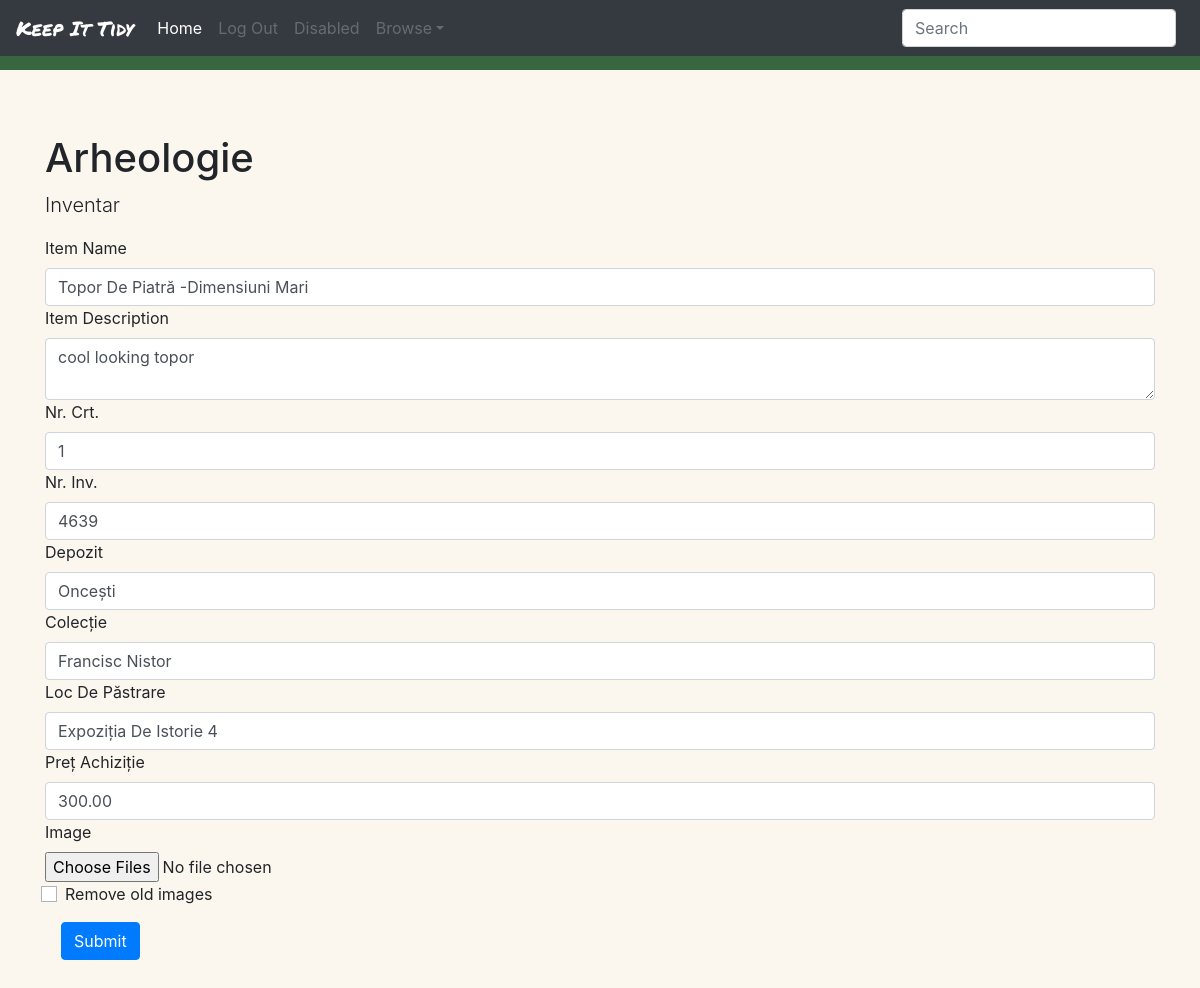
The page /edit_item/3747 on the database as committed earlier.
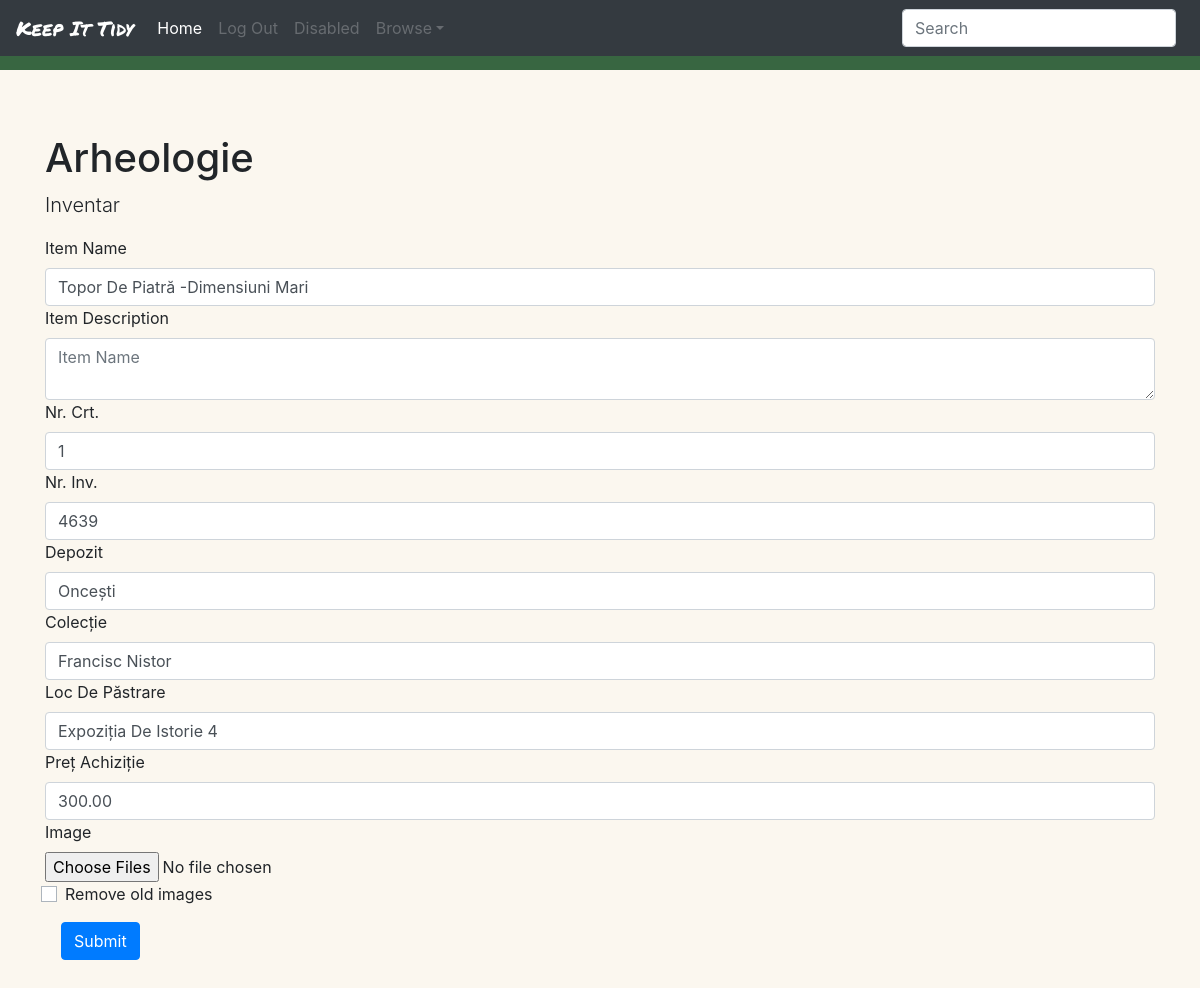
The same page on the database as committed later.
### KeepItTidy/models.py (models this page shows, shortened)
class Collection(models.Model):
	user = models.ForeignKey(User, on_delete=models.CASCADE, related_name="collection")
	name = models.CharField(max_length=200)
	description = models.CharField(max_length=200)

class Item(models.Model):
	name = models.CharField(max_length=200, default="item_name")
	description = models.TextField(max_length=400, null=True)
	user = models.ForeignKey(User, on_delete=models.CASCADE, related_name="item")
	collection = models.ForeignKey(Collection, on_delete=models.CASCADE, related_name="item")
	def get_fields(self):
		fields = {"id": self.id, "name": self.name, "description": self.description, "col_id": self.collection.id}
		text_fields = TextField.objects.filter(item=self)
		if len(text_fields) > 0:
			for i in text_fields:
				fields[i.name] = i.text
		boolean_fields = BooleanField.objects.filter(item=self)
		if len(boolean_fields) > 0:
			for i in boolean_fields:
				fields[i.name] = i.boolean
		date_fields = DateField.objects.filter(item=self)
		if len(date_fields) > 0:
			for i in date_fields:
				fields[i.name] = i.date.strftime("%Y-%m-%d")
		number_fields = NumberField.objects.filter(item=self)
		if len(number_fields) > 0:
			for i in number_fields:
				fields[i.name] = i.number
		decimal_fields = DecimalField.objects.filter(item=self)
		if len(decimal_fields) > 0:
			for i in decimal_fields:
				fields[i.name] = i.decimal
		image_fields = ImageField.objects.filter(item=self)
		if len(image_fields) > 0:
			image_urls = []
			for i in image_fields:
				image_urls.append(i.image.url)
			fields[i.name] = image_urls # This dictionary object will return an array of urls
		else:
			fields["img_missing"] = []
		return fields

class FieldNameTypePair(models.Model):
	dictionary = models.ForeignKey(FieldDict, on_delete=models.CASCADE, related_name="name_type_pair")
	field_name = models.CharField(max_length=200)
	field_type = models.CharField(max_length=200)

class TextField(models.Model):
	name = models.CharField(max_length=200)
	collection = models.ForeignKey(Collection, on_delete=models.CASCADE, related_name="text_field")
	item = models.ForeignKey(Item, on_delete=models.CASCADE, related_name="text_field")
	text = models.CharField(max_length=500)

class DecimalField(models.Model):
	name = models.CharField(max_length=200)
	collection = models.ForeignKey(Collection, on_delete=models.CASCADE, related_name="decimal_field")
	item = models.ForeignKey(Item, on_delete=models.CASCADE, related_name="decimal_field")
	decimal = models.DecimalField(max_digits=1000, decimal_places=2)

### KeepItTidy/views.py (the view)
# urls.py: path("edit_item/<int:item_id>", views.edit_item, name="edit_item"),
def edit_item(request, item_id):
	current_user = request.user
	item = Item.objects.get(id=item_id)
	collection = Collection.objects.get(id=item.collection.id)
	remove_imgs = request.POST.get('removeCurrentImgs', False)
	field_dict = FieldDict.objects.get(collection=collection)
	fields = FieldNameTypePair.objects.filter(dictionary=field_dict)
	if request.method == "POST":
		if item.get_fields()['name'] == request.POST['itemName']:
			print("\nName hasn't changed\n")
		else:
			print("\nName has changed\n")
			item.name = request.POST['itemName']
			item.save()
		if item.get_fields()['description'] == request.POST['itemDescription']:
			print("\nDescription hasn't changed\n")
		else:
			print("\nDescription hasn't changed\n")
			item.description = request.POST['itemDescription']
			item.save()
		posts = request.POST.items()
		for key, value in posts:
			if key != 'itemName' and key != 'itemDescription':
				print(f"{key}: {value}")
				field_name = key.split(" / ")[0]
				field_type = key.split(" / ")[-1]
				create_field_obj(item, value, field_type, field_name, collection)
		if remove_imgs:
			for i in ImageField.objects.filter(item=item):
				i.delete()
		if len(request.FILES) > 0:
			for i in request.FILES:
				file_name = i.split(" / ")[0]
				file_type = i.split(" / ")[-1]
				for file in request.FILES.getlist(i):
					if file_type == "image":
						image = file
						field_obj = ImageField(name=file_name, collection=collection, item=item, image=image)
						field_obj.save()
		return render(request, 'keepittidy/edit_item.html', {
			"images": ImageField.objects.filter(item=item),
			"item": item.get_fields(),
			"user": current_user,
			"collection": collection,
			"fields": fields
			})
	else:
		return render(request, 'keepittidy/edit_item.html', {
			"images": ImageField.objects.filter(item=item),
			"item": item.get_fields(),
			"user": current_user,
			"collection": collection,
			"fields": fields
			})

### KeepItTidy/templates/keepittidy/edit_item.html (shortened to what this page needs)
{% extends "keepittidy/layout.html" %}
{% load static %}
{% block body %}
<div id="collection" class="jumbotron jumbotron-fluid">
	<div class="container">
		<h1 class="display-5">{{ collection.name }}</h1>
		<p class="lead">{{ collection.description }}</p>
	</div>
	<div class="container">
		<form action="{% url 'edit_item' item.id %}" method="post" enctype="multipart/form-data">
			<label for=itemName>Item Name</label>
			<input type="text" class="form-control itemName" name="itemName" placeholder="Item Name" required="" value="{{item.name}}">
			<label for=itemDescription>Item Description</label>
			<textarea class="form-control itemDescription" name="itemDescription" placeholder="Item Name">{{item.description}}</textarea>
			{% for field in fields %}
		        <label for="{{field.field_name}}">{{field.field_name}}</label>
		        {% if field.field_type == "text" %}
		        	{% for key, value in item.items%}
			        	{% if key == field.field_name %}
			        		<input type="text" class="form-control {{field.field_type}}" name="{{field.field_name}} / {{field.field_type}}" placeholder={{field.field_type}} value="{{ value }}">
			        	{% endif %}
		        	{% endfor %}
		        {% elif field.field_type == "number" %}
		        	{% for key, value in item.items%}
			        	{% if key == field.field_name %}
			        		<div>
			        			<input type="number" step="any" class="form-control {{field.field_type}}" name="{{field.field_name}} / {{field.field_type}}" placeholder={{field.field_type}} value="{{ value }}">
			        		</div>
			        	{% endif %}
		        	{% endfor %}
		        {% elif field.field_type == "decimal" %}
		        	{% for key, value in item.items%}
			        	{% if key == field.field_name %}
			        		<div>
			        			<input type="number" step=".01" class="form-control {{field.field_type}}" name="{{field.field_name}} / {{field.field_type}}" placeholder={{field.field_type}} value="{{ value }}">
			        		</div>
			        	{% endif %}
		        	{% endfor %}
		        {% endif %}
		    {% endfor %}
		    <div>
    			<input type="file" class="form-control-image" name="Fotografii / image" multiple>
    		</div>
    		{% if images %}
			    <div class="form-check">
				    <label class="custom-control-label" for="removeCurrentImgs">Remove old images
				    </label>
			    </div>
		    {% endif %}
		    <button type="submit" class="btn btn-primary">Submit</button>
		</form>
	</div>
</div>
{% endblock %}

### KeepItTidy/templates/keepittidy/layout.html (shortened to what this page needs)
{% load static %}
<!DOCTYPE html>
<html lang="en">
	<head>
		<link rel="stylesheet" href="https://cdn.jsdelivr.net/npm/bootstrap@4.6.0/dist/css/bootstrap.min.css">
		<link href="{% static 'KeepItTidy/styles.css' %}" rel="stylesheet">
	</head>
	<body>
		<nav class="navbar navbar-expand-md navbar-dark bg-dark fixed-top">
		  <a id="titleLogo" class="navbar-brand" href="{% url 'index' %}">Keep It Tidy</a>
		  {% if user.is_authenticated %}
		  <button class="navbar-toggler collapsed" type="button" data-toggle="collapse" data-target="#navbarDefault" aria-controls="navbarDefault" aria-expanded="false" aria-label="Toggle navigation">
		    <span class="navbar-toggler-icon"></span>
		  </button>
		  <div class="navbar-collapse collapse" id="navbarDefault" style="">
		    <ul class="navbar-nav mr-auto">
		      <li class="nav-item active">
		        <a class="nav-link disabled">{{user.username}}<span class="sr-only">(current)</span></a>
		      </li>
		      <li class="nav-item">
		        <a class="nav-link" href="{% url 'logout' %}">Log Out</a>
		      </li>
		      <li class="nav-item">
		        <a class="nav-link" href="{% url 'create_collection' %}" tabindex="-1">Create
		        </a>
		      </li>
		      <li class="nav-item">
		        <a class="nav-link" href="{% url 'excel_import' %}" tabindex="-1">Import
		        </a>
		      </li>
		      <li class="nav-item dropdown" id="dropdown01">
		        <a class="nav-link dropdown-toggle" href="#" data-toggle="dropdown" aria-haspopup="true" aria-expanded="false">Browse</a>
		      </li>
		    </ul>
		    <form class="form-inline my-2 my-lg-0">
		      <input class="form-control mr-sm-2" type="text" placeholder="Search" aria-label="Search" name="search_text" id="search">
		    </form>
		  </div>
		  {% else %}
		  <div class="navbar-collapse collapse" id="navbarDefault" style="">
		    <ul class="navbar-nav mr-auto">
		      <li class="nav-item active">
		        <a class="nav-link disabled" href="#" aria-disabled="true">Home<span class="sr-only">(current)</span></a>
		      </li>
		      <li class="nav-item">
		        <a class="nav-link disabled" href="#" aria-disabled="true">Log Out</a>
		      </li>
		      <li class="nav-item">
		        <a class="nav-link disabled" href="#" tabindex="-1" aria-disabled="true">Disabled</a>
		      </li>
		      <li class="nav-item dropdown">
		        <a class="nav-link dropdown-toggle disabled" href="#" id="dropdown01" data-toggle="dropdown" aria-haspopup="true" aria-expanded="false" aria-disabled="true">Browse</a>
		      </li>
		    </ul>
		    <form class="form-inline my-2 my-lg-0">
		      <input class="form-control mr-sm-2" type="text" placeholder="Search" aria-label="Search">
		    </form>
		  </div>
		  {% endif %}
		</nav>
	{% block body %}
	{% endblock %}
	</body>
</html>

### KeepItTidy/static/KeepItTidy/styles.css (style rules this page uses)
body { background-color: #386641; padding-top: 70px; }
.navbar { background-color: #6A994E; }
.btn { margin: 1em; }
#titleLogo { font-family: 'Permanent Marker', cursive; }
.jumbotron { background-color: #FBF7EF; }

Rows that differ between the two databases and show on the page:
changed Item "Topor De Piatră -Dimensiuni Mari": itemDescription "cool looking topor" → (not shown)
